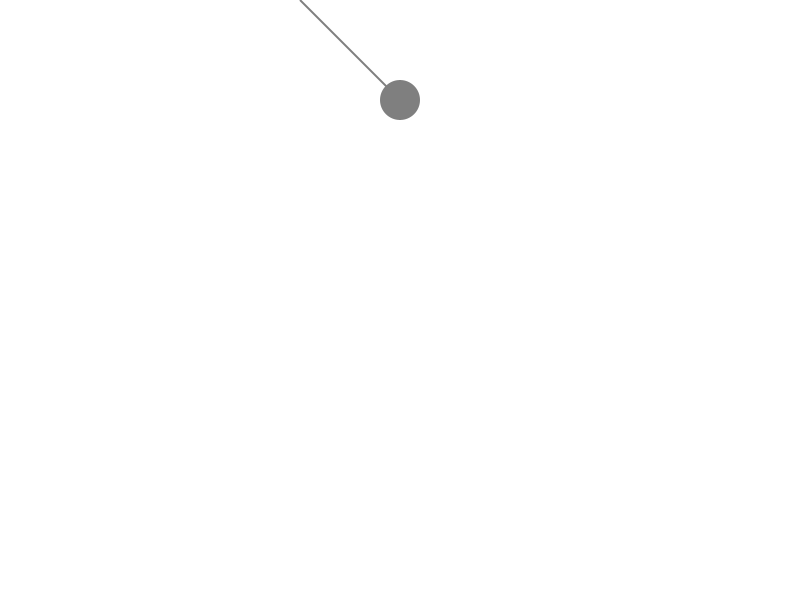
Frame 1 (no input)
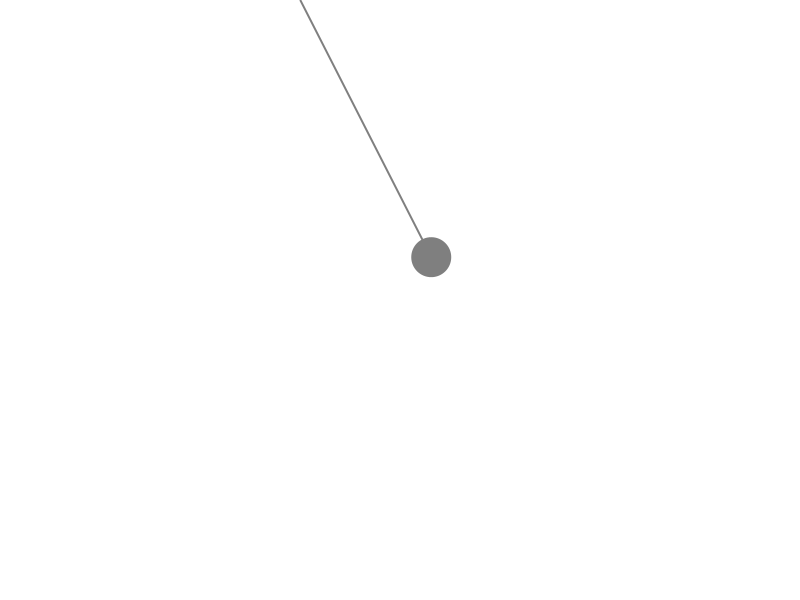
Frame 60 (the mouse pressed at the canvas centre just before this capture)
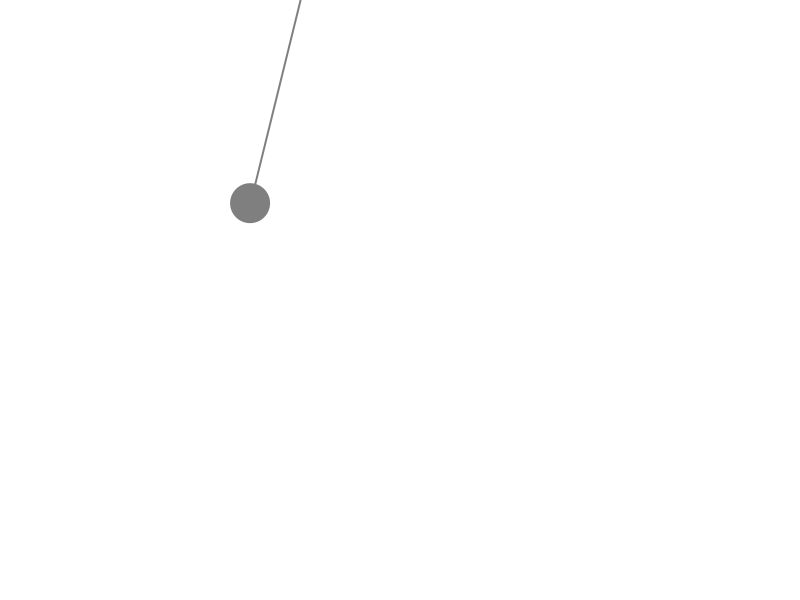
Frame 120 (the mouse held since frame 60 and released just before this capture)

The Processing sketch that drew these frames (run headless with seeded random() and noise(); from frame 60 on, the mouse is pressed at the canvas centre):

// Processing sketch: spring_oop
// ── spring_oop.pde
Mover bob;

Spring spring;

void setup() {
  size(800, 600);
  bob = new Mover(width/2, 100);
  spring = new Spring(width/2-100, 0, 200);
}

void draw() {
  background(255);
  PVector grav = new PVector(0, 3);
  bob.applyForce(grav);

  spring.connect(bob);
  spring.constrainLen(bob, 20, 500);

  spring.display(bob);
  bob.display();
  bob.drag();
  bob.update();
}

void mousePressed() {
  bob.clicked(mouseX, mouseY);
}

void mouseReleased() {
  bob.stopDragging();
}

// ── Mover.pde
class Mover {

  PVector loc;
  PVector vel;
  PVector acc;
  float mass;

  boolean dragging = false;
  PVector offset;

  Mover(float x, float y) {
    offset = new PVector(0, 0);
    loc = new PVector(x, y);
    vel = new PVector(0, 0);
    acc = new PVector(0, 0);
    mass = 30;
  }

  void clicked(float mx, float my) {
    float d = dist(mx, my, loc.x, loc.y);
    if (d < 20) {
      dragging = true;
      offset.x = loc.x - mx;
      offset.y = loc.y - my;
    }
  }

  void drag() {
    if (dragging) {
      loc.x = offset.x + mouseX;
      loc.y = offset.y + mouseY;
    }
  }

  void stopDragging() {
    dragging = false;
  }

  void applyForce(PVector force) {
    PVector f = force.get();
    f.div(mass);
    acc.add(f);
  }

  void update() {
    if (!dragging) {
      vel.add(acc);
      loc.add(vel);
      acc.mult(0);

      vel.x *= 0.99;
      vel.y *= 0.99;
    }
  }

  void display() {
    noStroke();
    fill(127);
    if (dragging) fill(50);
    ellipseMode(CENTER);
    ellipse(loc.x, loc.y, 40, 40);
  }
}

// ── Spring.pde
class Spring {
  PVector anchor;
  float resLen;
  float k;

  Spring(float x, float y, float resLen) {
    anchor = new PVector(x, y);
    this.resLen = resLen;
  }

  void connect(Mover bob) {
    PVector springForce = PVector.sub(bob.loc, anchor);
    float currentLen = springForce.mag();
    springForce.normalize();
    float k = 0.1;
    float disp = currentLen - resLen;
    springForce.mult(-k*disp);
    bob.applyForce(springForce);
  }

  void constrainLen(Mover bob, float min, float max) {
    PVector dir = PVector.sub(bob.loc, anchor);
    float d = dir.mag();
    if (d < min) {
      dir.normalize();
      dir.mult(min);
      bob.loc = PVector.add(anchor, dir);
      bob.vel.mult(0);
    } else if (d > max) {
      dir.normalize();
      dir.mult(max);
      bob.loc = PVector.add(anchor, dir);
      bob.vel.mult(0);
    }
  }

  void display(Mover bob) {
    stroke(127);
    strokeWeight(2);
    line(anchor.x, anchor.y, bob.loc.x, bob.loc.y);
  }
}
